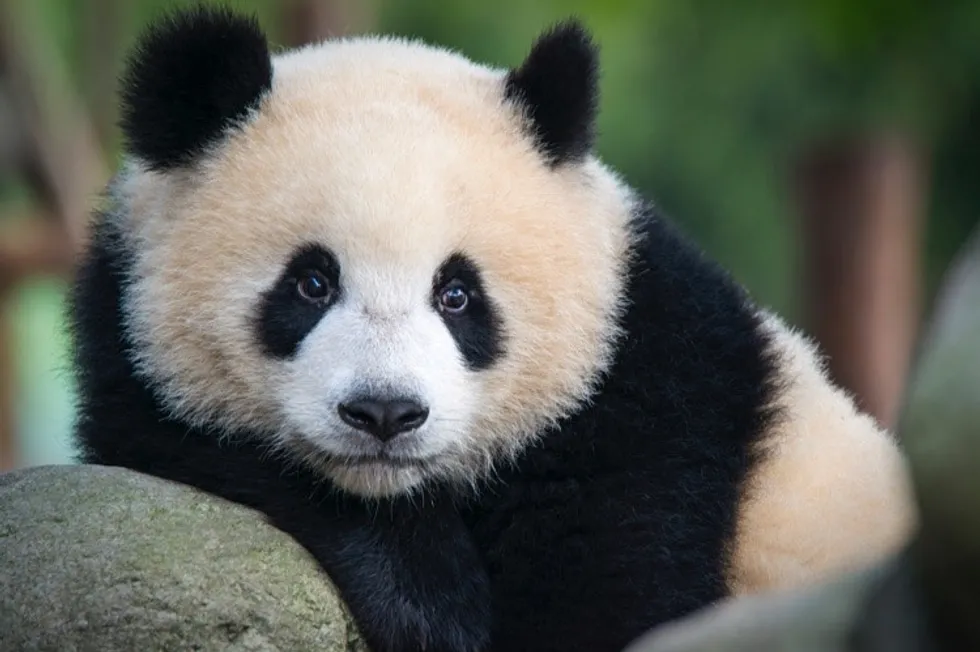
#> input picture Basic Programs/images/panda.jpg, 980 x 652 px
$ python text_on_img.py
#> lines starting #> are read from the running program, lines starting #| are printed output that depends on the picture; after the words box and inside, x2 and y2 are one past the last pixel; in counts of white or black regions, pixels touching at a corner belong together
# Write Text on images
# cv2.putText(img, text, position, font, fontScale, color, thickness, lineType, bottomLeftOrigin)-- line16

import numpy
import cv2

# Read the image
img = cv2.imread('./images/panda.jpg')
#> img is the input picture: shape (652, 980, 3); mean B, G, R 90.8, 99.4, 96.3

# initialize counter
i = 0
while True:

    # Display the image
    cv2.imshow('a',img)

    # wait for keypress
    k = cv2.waitKey(0)
#> (key q is pressed here)

    # specify the font and draw the key using puttext
    font = cv2.FONT_HERSHEY_SIMPLEX

# cv2.putText(img, text, position, font, fontScale, color, thickness, lineType, bottomLeftOrigin)
# ord(‘q’) converts the character to an int while chr(113) does exactly the opposite i.e. to 'q'

    cv2.putText(img,chr(k),(140+i,250), font, 1,(250,200,120),3,cv2.LINE_AA)
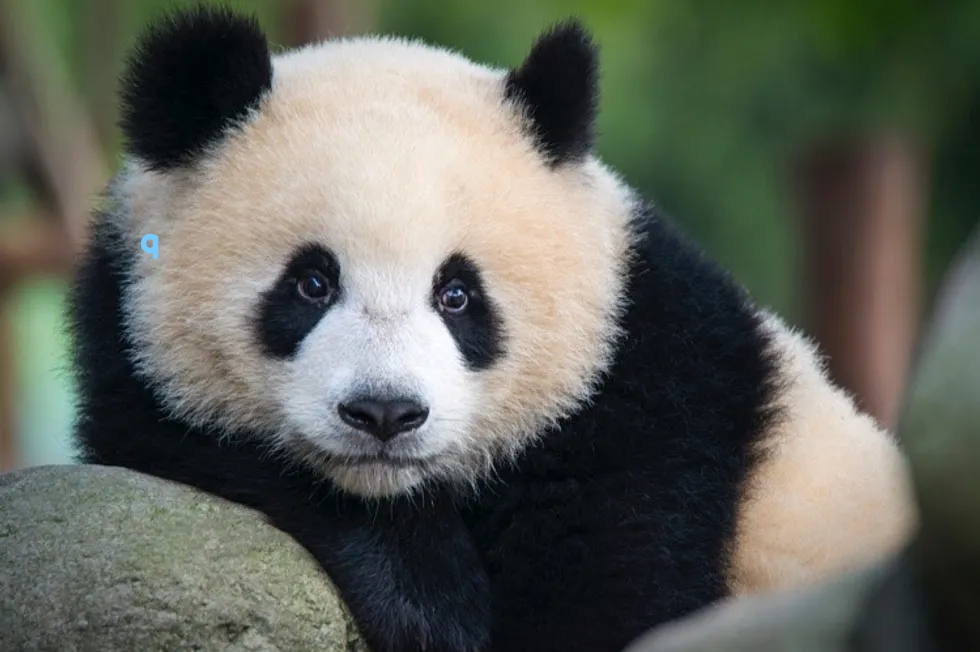
#> img: shape (652, 980, 3); 0.05% of pixels changed, all inside (x1, y1, x2, y2) = (140, 233, 159, 260)

    i+=20

    if k == ord('q'):
        break

cv2.destroyAllWindows()

$ run again, with Basic Programs/images/aryan__bindal.jpg copied over Basic Programs/images/panda.jpg
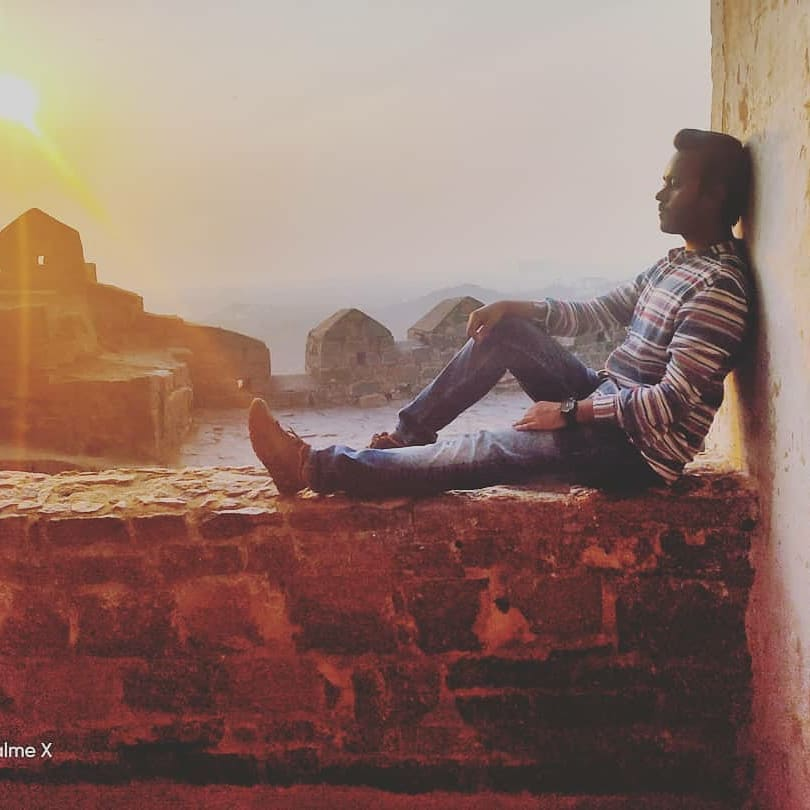
#> input picture Basic Programs/images/aryan__bindal.jpg, 810 x 810 px
#> img is the input picture: shape (810, 810, 3); mean B, G, R 103.8, 113.7, 143
#> `cv2.putText(img,chr(k),(140+i,250), font, 1,(250,200,120),3,cv2.LINE_AA)`:
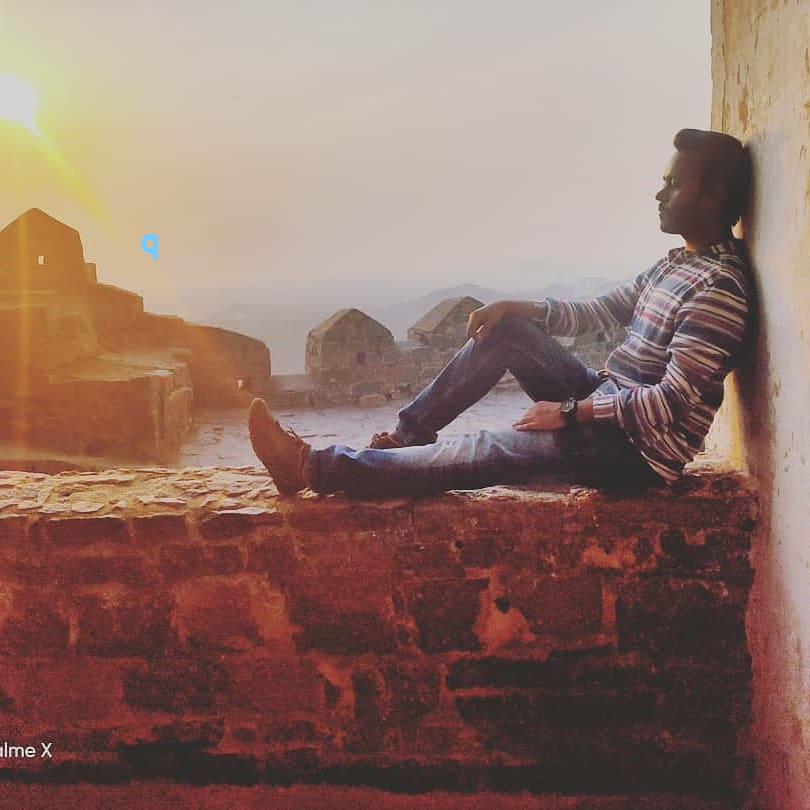
#> img: shape (810, 810, 3); 0.05% of pixels changed, all inside (x1, y1, x2, y2) = (140, 233, 159, 260)
